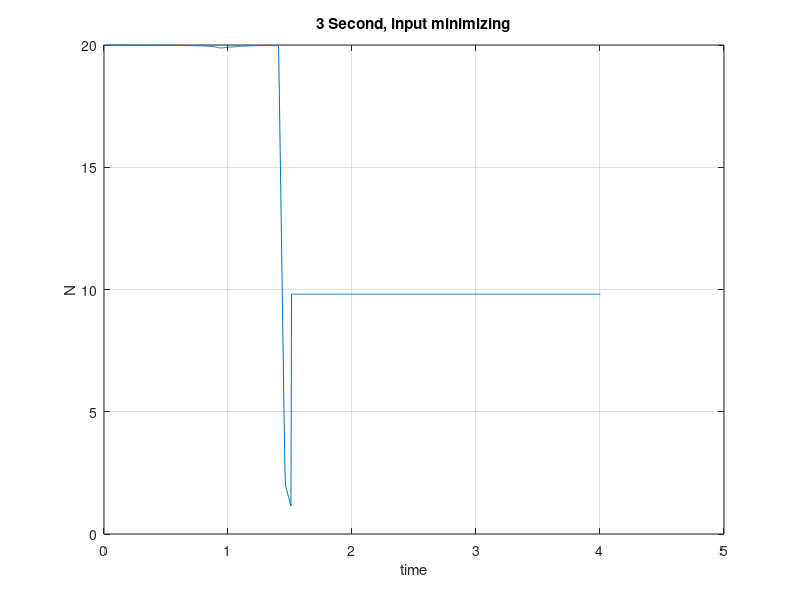

Recreate this plot in MATLAB.
load('data.mat')
t = processdata.t;
x = processdata.x;
xdot = processdata.xdot;
z = processdata.z;
zdot = processdata.zdot;
theta = processdata.theta;
f = controllerdata.actuators.thrust;
w = controllerdata.actuators.pitchrate;
%plot(t,x,t,xdot,t,z,t,zdot,t,theta)
plot(t,f)
%legend('x','xdot','z','zdot','theta')
xlabel('time')
%ylabel('m, m/s, rad')
ylabel('N')
title('3 Second, input minimizing')
grid on
